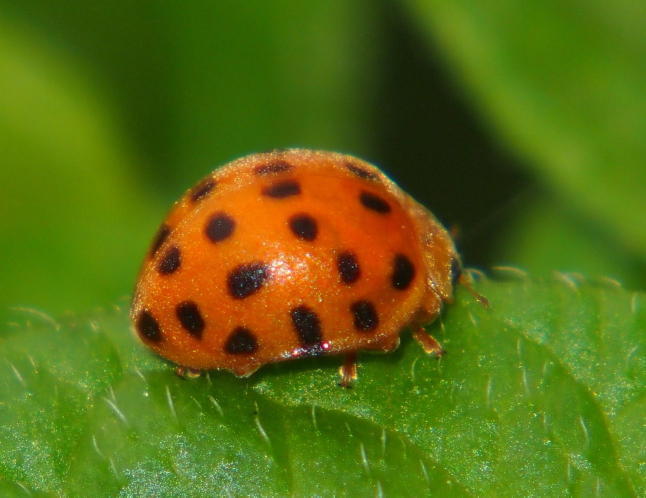
#> input picture Doan_CS231/dataset/Bọ rùa 28 chấm/Epilachna vigintioctopunctata_0.jpg, 1292 x 995 px, found by its file name (shown at 1/2 size)
$ jupyter execute --allow-errors CS231.ipynb
#> lines starting #> are read from the running program, lines starting #| are printed output that depends on the picture; pictures that were not available may be replaced by others from this repository, and a replacement may not be noted
[cell 1]
from google.colab import drive
drive.mount('/content/drive')

[cell 2]
import cv2
from PIL import Image
import numpy as np
import pandas as pd
import matplotlib.pyplot as plt
import matplotlib.image as mpimg
import os
import argparse
from torchvision import datasets
from sklearn.model_selection import train_test_split
from sklearn import svm, linear_model,neighbors
from sklearn.metrics import accuracy_score, confusion_matrix, classification_report, ConfusionMatrixDisplay, f1_score
import seaborn as sns
import joblib
import torch
import torch.nn as nn
from torchvision.transforms import Resize, ToTensor, Compose, Normalize, transforms
from torchvision.models import resnet34, resnet18
from tqdm import tqdm
from sklearn.cluster import KMeans
from sklearn.preprocessing import normalize

[cell 3]
def get_parser():
    data_path_default = r"/content/drive/MyDrive/Doan_CS231/dataset"
    parser = argparse.ArgumentParser(description="Do An CS231")
    parser.add_argument("--data_path", "-d", type=str, default=data_path_default, help="path to the dataset")
    parser.add_argument("--image_size", "-i", type=int, default= 224)
    parser.add_argument("--model_resnet", "-r", type=str, default=os.path.join(os.path.dirname(data_path_default), 'resnet_model.pth'), help="please enter path")
    parser.add_argument("--model_svm", "-s", type=str, default=os.path.join(os.path.dirname(data_path_default), 'svm_model.pkl'), help="please enter path")
    parser.add_argument("--imagetest_path", type= str, default = r"/content/drive/MyDrive/image_test/Image2A9Flarge.jpg", help ="please enter path image_test")
    try:
        args = parser.parse_args()
    except SystemExit:
        # Default values will be used when running in a Jupyter notebook
        args = parser.parse_args(args=[])
    return args

args = get_parser()

#Load Data

[cell 4]
categories = ['Bọ rùa 28 chấm', 'Sâu xám', 'Bọ xít nâu dài', 'Sâu bắp cải', 'Bọ xít hút máu', 'Ruồi Địa Trung Hải', 'Bọ xít', 'Bọ nhảy']

[cell 5]
image_paths= []
labels = []
categories = ['Bọ rùa 28 chấm', 'Sâu xám', 'Bọ xít nâu dài', 'Sâu bắp cải', 'Bọ xít hút máu', 'Ruồi Địa Trung Hải', 'Bọ xít', 'Bọ nhảy']
for index, category in enumerate(categories):
  subdir_path = os.path.join(args.data_path , category)
  for file_name in os.listdir(subdir_path):
    image_path = os.path.join(subdir_path, file_name)
    image_paths.append(image_path)
    labels.append(index)
labels = np.array(labels)

# Extract feature

## HSV Histogram

[cell 6]
def extract_color_histogram(image_path, bins=(8, 8, 8)):
    # Đọc ảnh
#> called with bins = (1, 1, 1)
    image = cv2.imread(image_path)
#> image is the input picture: shape (995, 1292, 3); mean B, G, R 17.1, 107.4, 89.1
    image = cv2.resize(image, (args.image_size, args.image_size))
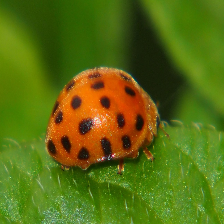
#> image: shape (224, 224, 3); mean B, G, R 17, 107.3, 89

    # Chuyển đổi ảnh sang không gian màu HSV
    hsv = cv2.cvtColor(image, cv2.COLOR_BGR2HSV)
#> hsv: shape (224, 224, 3); mean H, S, V 37.9, 218.7, 122.4

    # Tính toán histogram màu
    hist = cv2.calcHist([hsv], [0, 1, 2], None, bins, [0, 180, 0, 256, 0, 256])
#> hist = [50176]

    # Chuẩn hóa histogram
    cv2.normalize(hist, hist)

    # Trả về histogram dưới dạng vector đặc trưng
    return hist.flatten()

#> (a cell that did not finish here is left out)

## Resnet 18

#> (a cell that did not finish here is left out)

[cell 9]
def preprocess_image(image_path):
    image = Image.open(image_path).convert('RGB')
    transform = transforms.Compose([
        transforms.Resize((args.image_size, args.image_size)),
        transforms.ToTensor(),
        transforms.Normalize(mean=[0.485, 0.456, 0.406], std=[0.229, 0.224, 0.225]),
    ])
    image = transform(image)
    image = image.unsqueeze(0)
    return image.to(device)

[cell 10]
def extract_features(image, model):
    with torch.no_grad():
        feature = model(image).squeeze().cpu().numpy()
    return feature

[cell 11]
def extract_features_from_image(image_path, model):
    image = preprocess_image(image_path)
    feature = extract_features(image, model)
    return feature

#> (a cell that did not finish here is left out)

[cell 13]
features_resnet18 = []
#> (the rest of this cell did not finish here and is left out)

[cell 14]
features_resnet18 = []
if os.path.isfile("/content/drive/MyDrive/Doan_CS231/Features/resnet18/feat_resnet18.xlsx"):
  features_resnet18 = np.array(pd.read_excel("/content/drive/MyDrive/Doan_CS231/Features/resnet18/feat_resnet18.xlsx"))

#Grid Search

## HSV Histogram

### Load Feature

#> (a cell that did not finish here is left out)

[cell 16]
X_train, X_test, y_train, y_test = train_test_split(x, labels, test_size = 0.2, random_state = 42)

[cell 17]
X_train, X_val, y_train, y_val = train_test_split(X_train, y_train, test_size = 0.2, random_state = 42)
_, _, _, paths_test = train_test_split(x, image_paths, test_size = 0.2, random_state = 42)

### SVM

[cell 18]
def grid_search_svm(C_list, kernel_list, degree_list, gamma_list):
  result = pd.DataFrame(columns=['C', 'kernel', 'degree', 'gamma', 'accuracy', 'macro F1 score'])
  index = 0
  for C in tqdm(C_list):
    for kernel in kernel_list:
      if kernel == 'poly':
        for degree in degree_list:
          for gamma in gamma_list:
            index += 1
            clf_svm = svm.SVC(C=C, kernel=kernel, degree=degree, gamma=gamma, random_state=42)
            clf_svm.fit(X_train, y_train)
            preds_svm = clf_svm.predict(X_val)
            acc_svm = accuracy_score(y_val, preds_svm)
            f1_svm = f1_score(y_val, preds_svm, average='macro')
            conf_mat_svm = confusion_matrix(y_val, preds_svm)
            result.loc[index] = {
                'C': C,
                'kernel': kernel,
                'degree': degree,
                'gamma': gamma,
                'accuracy': acc_svm,
                'macro F1 score': f1_svm
            }
      else:
        for gamma in gamma_list:
          index += 1
          clf_svm = svm.SVC(C=C, kernel=kernel, gamma=gamma, random_state=42)
          clf_svm.fit(X_train, y_train)
          preds_svm = clf_svm.predict(X_val)
          acc_svm = accuracy_score(y_val, preds_svm)
          f1_svm = f1_score(y_val, preds_svm, average='macro')
          conf_mat_svm = confusion_matrix(y_val, preds_svm)
          result.loc[index] = {
              'C': C,
              'kernel': kernel,
              'degree': 0,
              'gamma': gamma,
              'accuracy': acc_svm,
              'macro F1 score': f1_svm
          }
  result.to_excel('/content/drive/MyDrive/Doan_CS231/Results/bins_4/svm_hist(C 29-32).xlsx')

[cell 19]
C_list = np.arange(29, 32.1, .1)
degree_list = np.arange(0, 21, 1)
kernel_list = ['linear', 'poly', 'rbf', 'sigmoid']
gamma_list = ['scale', 'auto']
#> (the rest of this cell did not finish here and is left out)

[cell 20]
clf_svm = svm.SVC(C=55, kernel='rbf', gamma='scale', random_state=42)
clf_svm.fit(X_train, y_train)
preds_svm = clf_svm.predict(X_test)
acc_svm = accuracy_score(y_test, preds_svm)
conf_mat_svm = confusion_matrix(y_test, preds_svm)

[cell 21]
print(classification_report(y_test, preds_svm))

[cell 22]
plot = ConfusionMatrixDisplay(conf_mat_svm)
plot.plot()
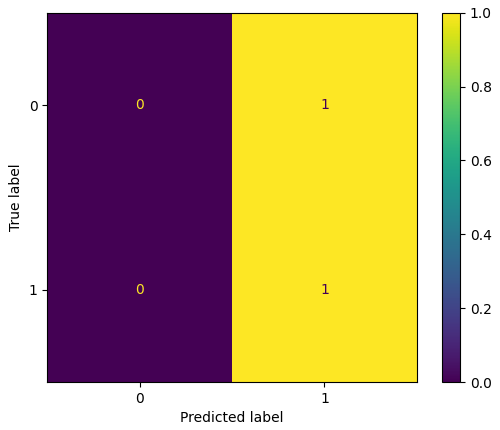
#> figure drawn by matplotlib, 2 panels

### KNN

[cell 23]
def grid_search_knn(neighbors_list):
  result = pd.DataFrame(columns=['n', 'accuracy', 'macro F1 score'])
  index = 0
  for n in tqdm(neighbors_list):
    index += 1
    clf_knn = neighbors.KNeighborsClassifier(n_neighbors=n)
    clf_knn.fit(X_train, y_train)
    preds_knn = clf_knn.predict(X_val)
    acc_knn = accuracy_score(y_val, preds_knn)
    f1_knn = f1_score(y_val, preds_knn, average='macro')
    conf_mat_knn = confusion_matrix(y_val, preds_knn)
    result.loc[index] = {
        'n': n,
        'accuracy': acc_knn,
        'macro F1 score': f1_knn
    }
  result.to_excel('/content/drive/MyDrive/Doan_CS231/Results/bins_8/knn_hist.xlsx')

[cell 24]
neighbors_list = np.arange(2, 51, 1)
#> (the rest of this cell did not finish here and is left out)

[cell 25]
clf_knn = neighbors.KNeighborsClassifier(n_neighbors=2)
clf_knn.fit(X_train, y_train)
preds_knn = clf_knn.predict(X_test)
acc_knn = accuracy_score(y_test, preds_knn)
conf_mat_knn = confusion_matrix(y_test, preds_knn)

[cell 26]
print(classification_report(y_test, preds_knn))

[cell 27]
plot = ConfusionMatrixDisplay(conf_mat_knn)
plot.plot()
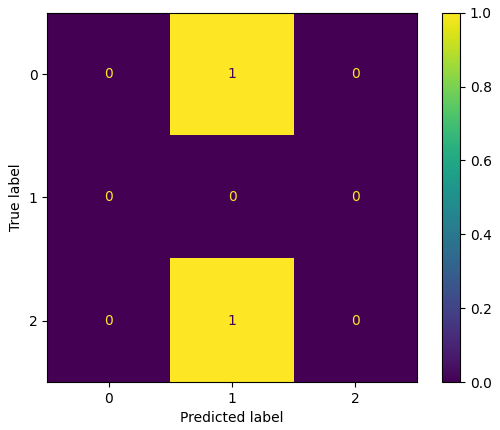
#> figure drawn by matplotlib, 2 panels

### SOFTMAX

[cell 28]
def grid_search_softmax(penalty_list, C_list, solver_list):
  result = pd.DataFrame(columns=['penalty', 'C', 'solver', 'multi_class', 'accuracy', 'macro F1 score'])
  index = 0
  for penalty in tqdm(penalty_list):
    for C in C_list:
        for solver in solver_list:
          if (penalty == 'l1' and (solver == 'lbfgs' or solver == 'newton-cg' or solver == 'newton-cholesky' or solver == 'sag')): continue
          index += 1
          Softmax_model = linear_model.LogisticRegression(penalty=penalty, C=C, multi_class='multinomial', solver=solver, random_state=42)
          Softmax_model.fit(X_train, y_train)
          pred_softmax = Softmax_model.predict(X_val)
          acc_softmax = accuracy_score(y_val, pred_softmax)
          cm = confusion_matrix(y_val, pred_softmax)
          f1_softmax = f1_score(y_val, pred_softmax, average='macro')
          result.loc[index] = {
              'penalty': penalty,
              'C': C,
              'solver': solver,
              'multi_class': 'multinomial',
              'accuracy': acc_softmax,
              'macro F1 score': f1_softmax
          }
  result.to_excel('/content/drive/MyDrive/Doan_CS231/Results/bins_8/softmax_hist(C 0-100, step 5).xlsx')

[cell 29]
penalty_list = ['l1', 'l2', None]
C_list = np.arange(1e-5, 105, 5)
solver_list = ['lbfgs', 'newton-cg', 'sag', 'saga']
#> (the rest of this cell did not finish here and is left out)

[cell 30]
Softmax_model = linear_model.LogisticRegression(multi_class='multinomial', solver='newton-cg',penalty=None, random_state=42)
Softmax_model.fit(X_train, y_train)
pred_softmax = Softmax_model.predict(X_test)
accuracy_score(y_test, pred_softmax)
cm = confusion_matrix(y_test, pred_softmax)

[cell 31]
print(classification_report(y_test, preds_knn))

[cell 32]
plot = ConfusionMatrixDisplay(cm)
plot.plot()

## Resnet 18

### Load Feature

#> (a cell that did not finish here is left out)

#> (a cell that did not finish here is left out)

### SVM

[cell 35]
def grid_search_svm(C_list, kernel_list, degree_list, gamma_list):
  result = pd.DataFrame(columns=['C', 'kernel', 'degree', 'gamma', 'accuracy', 'macro F1 score'])
  index = 0
  for C in tqdm(C_list):
    for kernel in kernel_list:
      if kernel == 'poly':
        for degree in degree_list:
          for gamma in gamma_list:
            index += 1
            clf_svm = svm.SVC(C=C, kernel=kernel, degree=degree, gamma=gamma, random_state=42)
            clf_svm.fit(X_train, y_train)
            preds_svm = clf_svm.predict(X_val)
            acc_svm = accuracy_score(y_val, preds_svm)
            f1_svm = f1_score(y_val, preds_svm, average='macro')
            conf_mat_svm = confusion_matrix(y_val, preds_svm)
            result.loc[index] = {
                'C': C,
                'kernel': kernel,
                'degree': degree,
                'gamma': gamma,
                'accuracy': acc_svm,
                'macro F1 score': f1_svm
            }
      else:
        for gamma in gamma_list:
          index += 1
          clf_svm = svm.SVC(C=C, kernel=kernel, gamma=gamma, random_state=42)
          clf_svm.fit(X_train, y_train)
          preds_svm = clf_svm.predict(X_val)
          acc_svm = accuracy_score(y_val, preds_svm)
          f1_svm = f1_score(y_val, preds_svm, average='macro')
          conf_mat_svm = confusion_matrix(y_val, preds_svm)
          result.loc[index] = {
              'C': C,
              'kernel': kernel,
              'degree': 0,
              'gamma': gamma,
              'accuracy': acc_svm,
              'macro F1 score': f1_svm
          }
  result.to_excel('/content/drive/MyDrive/Doan_CS231/Results/svm_resnet18 (C 3-5).xlsx')

[cell 36]
C_list = np.arange(3, 5.1, .1)
degree_list = np.arange(0, 21, 1)
kernel_list = ['linear', 'poly', 'rbf', 'sigmoid']
gamma_list = ['scale', 'auto']
#> (the rest of this cell did not finish here and is left out)

[cell 37]
clf_svm = svm.SVC(C=5, kernel='rbf', gamma='scale', random_state=42)
clf_svm.fit(X_train, y_train)
preds_svm_res = clf_svm.predict(X_test)
acc_svm = accuracy_score(y_test, preds_svm_res)
conf_mat_svm = confusion_matrix(y_test, preds_svm_res)

[cell 38]
print(classification_report(y_test, preds_svm_res))

[cell 39]
plot = ConfusionMatrixDisplay(conf_mat_svm)
plot.plot()

### KNN

[cell 40]
def grid_search_knn(neighbors_list):
  result = pd.DataFrame(columns=['n', 'accuracy', 'macro F1 score'])
  index = 0
  for n in neighbors_list:
    index += 1
    clf_knn = neighbors.KNeighborsClassifier(n_neighbors=n)
    clf_knn.fit(X_train, y_train)
    preds_knn = clf_knn.predict(X_val)
    acc_knn = accuracy_score(y_val, preds_knn)
    f1_knn = f1_score(y_val, preds_knn, average='macro')
    conf_mat_knn = confusion_matrix(y_val, preds_knn)
    result.loc[index] = {
        'n': n,
        'accuracy': acc_knn,
        'macro F1 score': f1_knn
    }
  result.to_excel('/content/drive/MyDrive/Doan_CS231/Results/knn_resnet18.xlsx')
